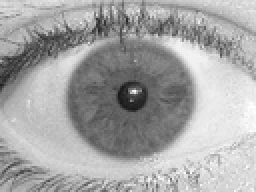
%> input picture proj/test.jpg, 128 x 96 px, shrunk from 200 x 150 before the run (shown 2 times larger)
$ octave test_script.m   (GNU Octave 9; MATLAB toolbox functions it lacks are replaced by stand-ins)
%> lines starting %> are read from the running program, lines starting %| are printed output that depends on the picture
### proj/segmentopt.m
function [ci,cp,out]=segmentopt(I,rmin,rmax)
% SEGMENTOPT - function to search for the centre coordinates of the pupil and the iris
% along with their radius using Daugman's integrodifferetial operation (Ref;[1]).
%
% After the iris has been detected, pupil's centre coordinates
% are found by searching a 15*15 neighbourhood around the iris centre and varying the radius
% until a maximum gradient is found (Ref;[1]).
% Optimizations benefits from Ref;[2] to find the possible center coordinates of
% the iris by the method consist of thresholding followed by checking if the selected
% points correspond to a local minimum in their (5x5) neighbourhoods.
%
% Inputs:
%   I - image to be segmented
%   rmin - the minimum value of the iris radius
%   rmax - the maximum value of the iris radius
% Outputs:
%   cp - the parameters[xc,yc,r] of the pupilary boundary
%   ci - the parameetrs[xc,yc,r] of the iris boundary
%   out - the segmented image
%
% Author: Evren KANALICI
% Date: 20/04/2015
% Computer Eng. - Computer Vision, Spring '16
% Yildiz Technical Univesity

NPOLYSIDE=600; % circle polygon approximation side count

% convert img to double [0..1]
I=im2double(I);

rows=size(I,1);
cols=size(I,2);

% keep original image
oriimage=I;

% Remove specular reflections by using the morphological operation `imfill`
% Ref;[2] - specularity filling
I=imcomplement(imfill(imcomplement(I),'holes'));

% Thresholded column vectors for the image to find local minimas
% Ref;[2] - seed point detection/thresholding
[X,Y]=find(I<0.5);

% Scan the neighbourhood (5x5) of the threshold pixels to find local minimas in neighbourhood
% Ref;[2] - seed point detection
s=size(X,1);
LNGHBR = 2; %local neighbour (5x5)
for k=1:s
    if (X(k)>rmin) && (Y(k)>rmin) && (X(k)<=(rows-rmin)) && (Y(k)<(cols-rmin))
            A=I((X(k)-LNGHBR):(X(k)+LNGHBR),(Y(k)-LNGHBR):(Y(k)+LNGHBR));
            M=min(min(A));

            % mark non local minimas as NAN
            if I(X(k),Y(k))~=M
                X(k)=NaN;
                Y(k)=NaN;
            end
    end
end

% Delete all pixels that are NOT local minima
v=find(isnan(X));
X(v)=[];
Y(v)=[];

% Delete all pixels that are so close to the border according to `rmin` param.
v=find((X<=rmin) | (Y<=rmin) | (X>(rows-rmin)) | (Y>(cols-rmin)));
X(v)=[];
Y(v)=[];

maxrad=zeros(rows,cols); % max. radius matrix
maxloc=zeros(rows,cols); % max. location matrix

% Coarse search
% Ref;[2] - seed point detection
N=size(X,1);
for j=1:N
    [loc,r]=integrod(I,[X(j),Y(j)],rmin,rmax,NPOLYSIDE,inf,'iris');
    maxloc(X(j),Y(j))=loc;
    maxrad(X(j),Y(j))=r;
end

% location at max. gradient
mloc=max(max(maxloc));

[x,y]=find(maxloc==mloc); % image location at max. gradient

% Fine search for iris at 15x15 neightbourhood
ci=search(I,[x,y],rmin,rmax,7,7,'iris');

% Localized search for pupil
% search for the centre of the pupil and its radius by scanning a 15*15
% window around iris center
% Ref;[1] relative sizes of the iris and pupil
rpupil_min = round(0.1 * ci(3));
rpupil_max = round(0.8 * ci(3));
cp=search(I,[ci(1),ci(2)],rpupil_min,rpupil_max,7,7,'pupil');

% Marking segmented image
out=drawcircle(oriimage,[ci(1),ci(2)],ci(3),NPOLYSIDE); % iris overlay-mark
out=drawcircle(out,[cp(1),cp(2)],cp(3),NPOLYSIDE); % pupil overlay-mark

### proj/integrod.m
function [loc,r]=integrod(I,C,rmin,rmax,n,sigma,type)
% INTEGROD - function calculates the partial derivative of contour integral.
% calculates is based on incrementin radius between [rmin:rmax] while
% keeping the center coordinates constant at C(x,y). `n` parameter is used
% for polygon approximation of the circle. After integrodifferential
% operation, gradient field is smoothed by a LP filter based on gaussian
% `sigma` value. function returns the maximum gradient value with location
% and radius
%
% Inputs:
%   I - input image
%   C - center coordinates to calculate differentiation
%   rmin - the minimum radius value
%   rmax - the maximum radius value
%   n - number of sides of the polygon approximation
%   sigma - standard deviation of the gaussian filter
%   type - specifies whether it is searching for the iris or pupil
%
% Outputs:
%   loc - location at maximum gradient
%   r - radius at maximum gradient
%   blur - the gradient vector field
%
% Author: Evren KANALICI
% Date: 20/04/2015
% Computer Eng. - Computer Vision, Spring '16
% Yildiz Technical Univesity

rs=rmin:rmax;
count=size(rs,2);
Cint = zeros(1, count);

for i=1:count
    % calculate contour integral for each radius
    [Cint(i)]=contouri(I,C,rs(i),n,type);

    % Cint == 0 mean window with radius value lays out of the image
    % delete the value and break, no more calculation is needed
    if Cint(i)==0
        Cint(i)=[];
        break;
    end
end
% Cint = contouri(I,C,rs,n,part);

% delete zero integral values
Cint(Cint==0)=[];

% differentiate Contour integral vector wrt radius
D=diff(Cint);

% append one element at the beginning to make it an n vector
% Partial derivative at rmin is assumed to be zero
D=[0 D];

% set smoothing filter according to sigma value
%   - Inf sigma; 7x7 mean filter
%   - Otherwise generate a 1-D gaussian (3sigma rule)
if isinf(sigma)
    f=ones(1,7)/7;
else
    f=fspecial('gaussian',[1,1+2*ceil(3*sigma)],sigma);
end

% Smooth diffentiate vector with 1-D convolution with `same` size
gfield=convn(D,f,'same');

gfield=abs(gfield); % absolute dynamic range for gradient field
[loc,i]=max(gfield); % max. gradient location
r=rs(i); % radius at max. gradient

### proj/search.m
function [gmax]=search(I,C,rmin,rmax,vngbr,hngbr,type)
% SEARCH - function to detect the pupil  boundary
% it searches a certain subset of the image
% with a given radius range(rmin,rmax)
% around a 10*10 neighbourhood of the point x,y given as input
%
% Inputs:
%   I - image to be processed
%   C - center coordinates for calculation operation
%   rmin - minimum radius for calculation operation
%   rmax - maximum radius for calculation operation
%   vngbr - vertical local neighbourhood to search
%   hngbr - horizontal local neighbourhood to search
% Outputs:
%   gmax - max. gradient value [x,y,radius]
%
% Author: Evren KANALICI
% Date: 20/04/2015
% Computer Eng. - Computer Vision, Spring '16
% Yildiz Technical Univesity

NPOLYSIDE=600; % circle polygon approximation sude count
SIGMA=1; % standard deviation of gaussian filter
rows=size(I,1); % image row count
cols=size(I,2); % image column count

maxrad=zeros(rows,cols); % max. radius matrix
maxloc=zeros(rows,cols); % max. location matrix

% enumarate neightbourhod window to set integrod values
for i=(C(1)-vngbr):(C(1)+vngbr)
    for j=(C(2)-hngbr):(C(2)+hngbr)
        [loc,r]=integrod(I,[i,j],rmin,rmax,NPOLYSIDE,SIGMA,type);
        maxloc(i,j)=loc;
        maxrad(i,j)=r;
    end
end

% location at max. gradient
mloc=max(max(maxloc));

[x,y]=find(maxloc==mloc); % image location
radius=maxrad(x,y); % radius at max. gradient
gmax=[x,y,radius]; % max. gradient retVal


### proj/test_script.m
%% test image segmentation
%
% segments a image ('test.jpg') and shows marked segmentation using `segmentopt`
% rmin,rmax params. are calculated accordingly
% (after analyzing the dataset values seems reasonable)
I = imread('test.jpg');
%> I is the input picture: size 96x128 uint8; min 24, max 255, mean 165.4
rmin = min(size(I, 1), size(I,2)) / 5; % rmin value (reasonable)
%> rmin = 19.2
rmax = max(size(I, 1), size(I,2)) / 3 * 2; % rmax value (reasonable)
%> rmax = 85.33
[ci,cp,out] = segmentopt(I,rmin,rmax);
%> in segmentopt, `I=imcomplement(imfill(imcomplement(I),'holes'));`:
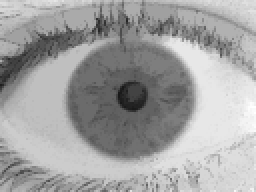
%> I: size 96x128 double (shown 2 times larger); min 0.0941, max 1, mean 0.636
%> in segmentopt, `[X,Y]=find(I<0.5);`: X = 3808 values from 2 to 96; Y = 3808 values from 1 to 122
%> in segmentopt, `s=size(X,1);`: s = 3808
%> after the loop in segmentopt, `for k=1:s`: A = [0.545 0.486 0.655 0.58 0.608; 0.435 0.435 0.616 0.616 0.537; 0.478 0.478 0.482 0.616 0.467; 0.463 0.459 0.569 0.49 0.412; 0.38 0.569 0.569 0.533 0.318]; M = 0.318
%> in segmentopt, `v=find(isnan(X));`: v = 2800 values from 378 to 3773
%> in segmentopt, `v=find((X<=rmin) | (Y<=rmin) | (X>(rows-rmin)) | (Y>(cols-rmin)));`: v = 910 values from 1 to 1008
%> in segmentopt, `N=size(X,1);`: N = 98
%> the loop in segmentopt, `for j=1:N` made 98 passes
%> (loc, i in integrod, r) on passes 6 to 17: (0.0141, 7, 25.2), (0.00664, 6, 24.2), (0.00681, 15, 33.2), (0.00531, 17, 35.2), (0.0108, 5, 23.2), (0.0112, 5, 23.2), (0.0132, 5, 23.2), (0.00241, 10, 28.2), (0.0105, 2, 20.2), (0.00836, 1, 19.2), (0.00509, 17, 35.2), (0.00692, 10, 28.2)
%> (D in integrod, gfield in integrod, loc, i in integrod, r) on passes 1, 2, 3, 4, 5, 22: (0, 0, 0, 1, 19.2), ([0 0.00255 0.000627 0.0144 -0.0129], [0.0025 0.000663 0.000663 0.000663 0.000663], 0.0025, 1, 19.2), (0, 0, 0, 1, 19.2), (0, 0, 0, 1, 19.2), ([0 0.00663 0.0198], [0.00377 0.00377 0.00377], 0.00377, 1, 19.2), (0, 0, 0, 1, 19.2)
%> after the loop in segmentopt, `for j=1:N`:
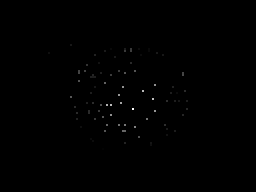
%> maxloc: size 96x128 double (shown 2 times larger); min 0, max 0.0411, mean 7.36e-05; drawn with min black and max white
%> in segmentopt, `mloc=max(max(maxloc));`: mloc = 0.0411
%> in segmentopt, `[x,y]=find(maxloc==mloc);`: x = 55; y = 67
%> the loop in search, `for i=(C(1)-vngbr):(C(1)+vngbr)` made 15 passes
%> after the loop in search, `for i=(C(1)-vngbr):(C(1)+vngbr)`:
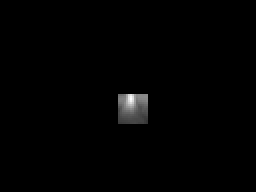
%> maxloc: size 96x128 double (shown 2 times larger); min 0, max 0.086, mean 0.000674; drawn with min black and max white
%> in search, `mloc=max(max(maxloc));`: mloc = 0.086
%> in search, `[x,y]=find(maxloc==mloc);`: x = 50; y = 66
%> in search, `radius=maxrad(x,y);`: radius = 32.2
%> in search, `gmax=[x,y,radius];`: gmax = [50 66 32.2]
%> in segmentopt, `rpupil_min = round(0.1 * ci(3));`: rpupil_min = 3
%> in segmentopt, `rpupil_max = round(0.8 * ci(3));`: rpupil_max = 26
%> (the run ends here)
